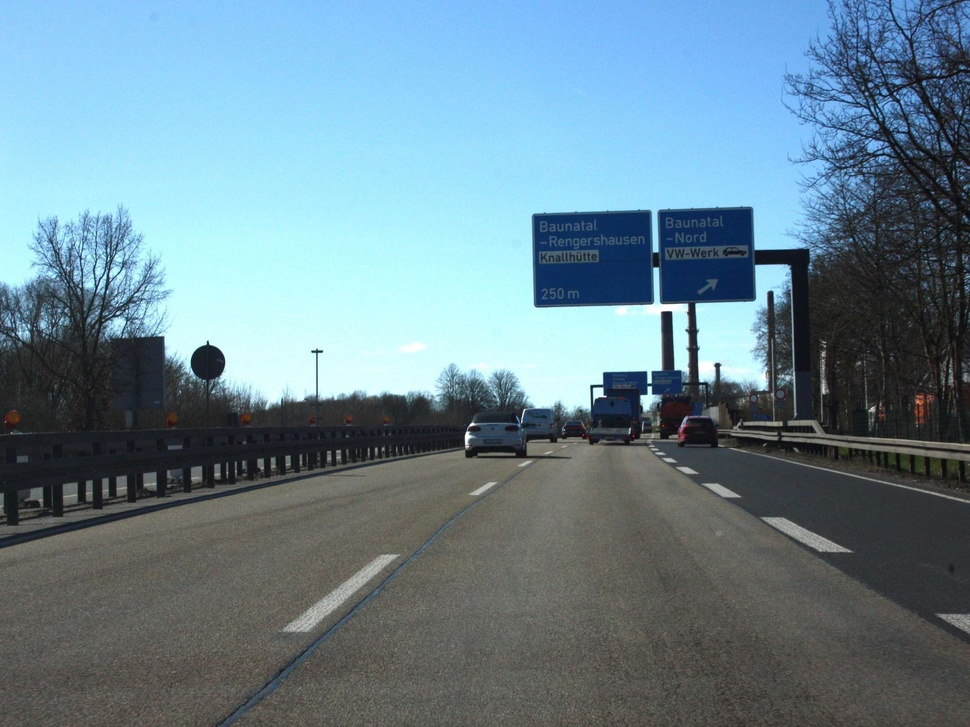
#> input picture streetline/real_test.jpg, 970 x 727 px, shrunk from 2400 x 1800 before the run
$ jupyter execute --allow-errors Untitled-1.ipynb
#> lines starting #> are read from the running program, lines starting #| are printed output that depends on the picture; after the words box and inside, x2 and y2 are one past the last pixel; in counts of white or black regions, pixels touching at a corner belong together
[cell 1]
import cv2
from matplotlib import pyplot as plt
import numpy as np

[cell 2]
img_streetlines = cv2.imread('real_test.jpg', cv2.COLOR_BGR2RGB)
#> img_streetlines is the input picture: shape (727, 970, 3); mean B, G, R 145.2, 132.5, 106.1
img = cv2.cvtColor(img_streetlines, cv2.COLOR_BGR2GRAY)
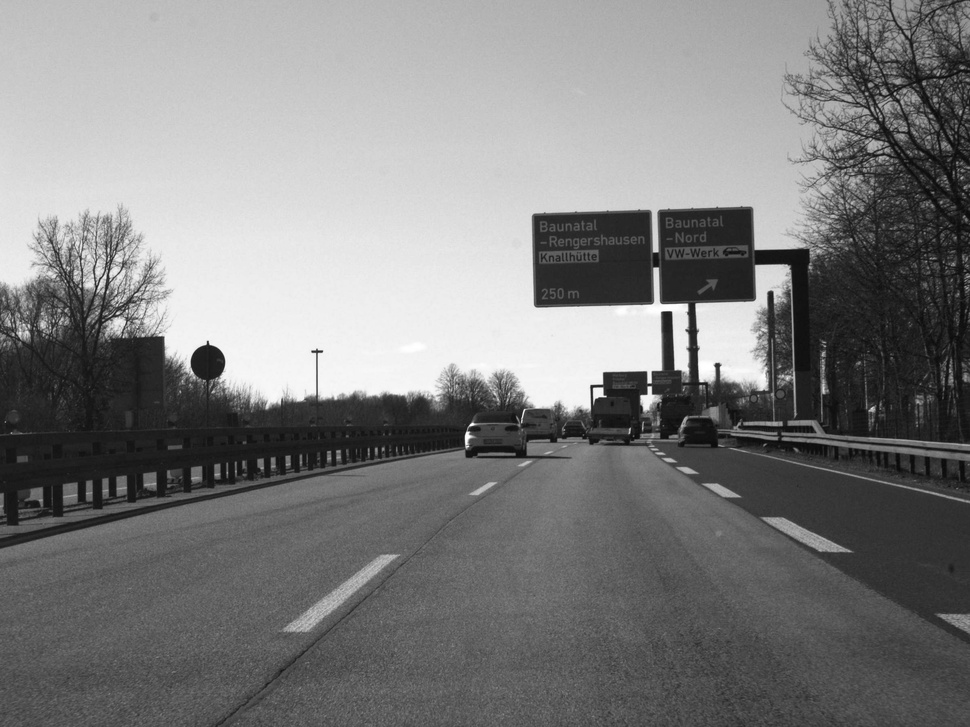
#> img: shape (727, 970); min 7, max 255, mean 126.1

plt.imshow(img, cmap='gray')
plt.axis('off')

testing different approach (not used in following code)

[cell 3]
hls = cv2.cvtColor(img_streetlines, cv2.COLOR_BGR2HLS)
#> hls: shape (727, 970, 3); mean of channels 0, 1, 2 74.4, 125.9, 112.3
l_channel = hls[:, :, 1]
s_channel = hls[:, :, 2]

plt.figure(figsize=(10, 5))
plt.subplot(1, 2, 1)
plt.imshow(l_channel, cmap='gray')
plt.title('L Channel')
plt.axis('off')
plt.subplot(1, 2, 2)
plt.imshow(s_channel, cmap='gray')
plt.title('S Channel')
plt.axis('off')

binary img

[cell 4]
white_pixels = cv2.inRange(img, 130, 255)
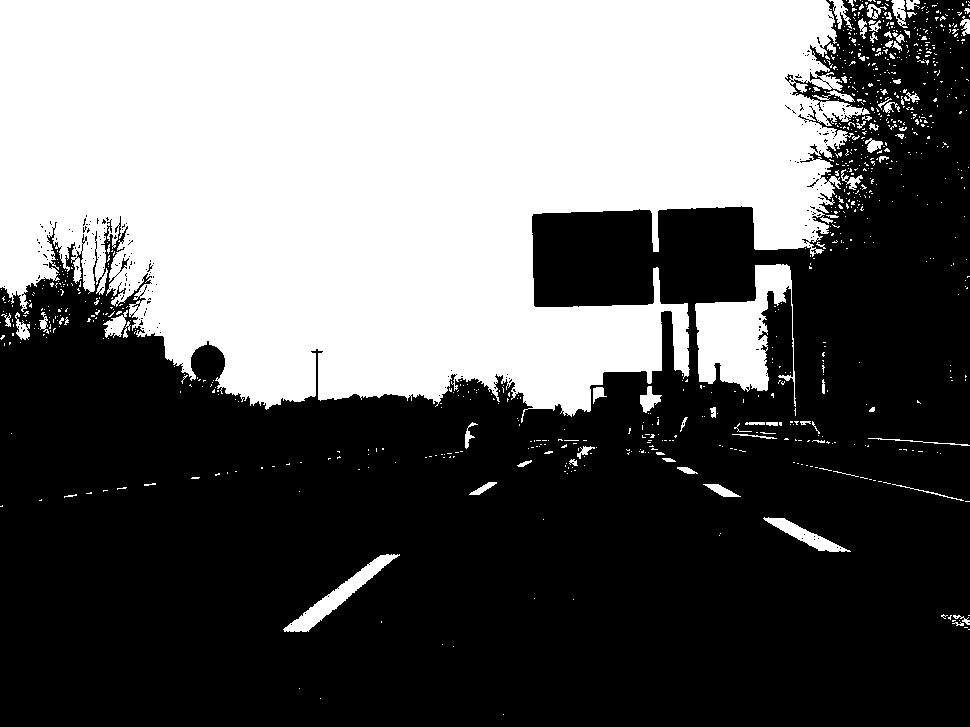
#> white_pixels: shape (727, 970); 40.5% white; 893 white regions (814 under 20 px), largest, box (x1, y1, x2, y2) and area: (0, 0, 870, 423) 267867, (695, 264, 796, 407) 6987, (283, 554, 400, 632) 1793
lower_bound = cv2.inRange(img, 0, 130)
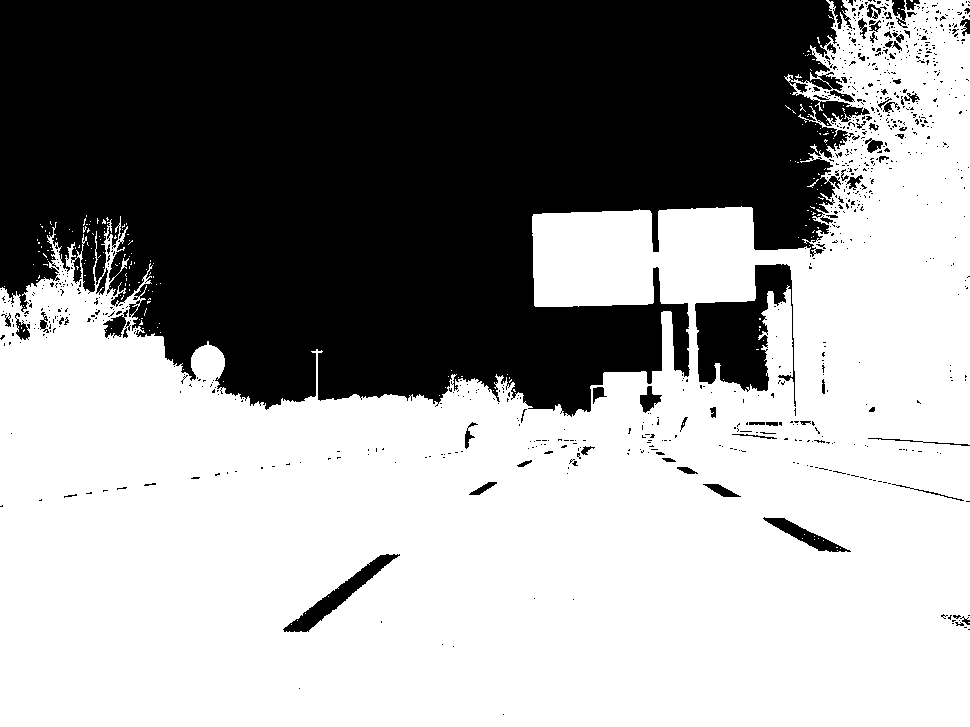
#> lower_bound: shape (727, 970); 59.6% white; 872 black regions (797 under 20 px), largest, box (x1, y1, x2, y2) and area: (0, 0, 870, 417) 267705, (695, 264, 796, 407) 6970, (283, 554, 400, 632) 1781
binary = (img >= 128).astype(int)
#> binary: shape (727, 970) int64; values 0 (black) and 1 (white), 40.7% white; 914 white regions (833 under 20 px), largest, box (x1, y1, x2, y2) and area: (0, 0, 870, 423) 268535, (695, 264, 796, 416) 7030, (283, 554, 400, 632) 1812

plt.figure(figsize=(10, 5))
plt.subplot(1, 2, 1)
plt.imshow(binary, cmap='gray')
plt.axis('off')
plt.subplot(1, 2, 2)
plt.imshow(white_pixels, cmap='gray')
plt.axis('off')

[cell 5]
#gaussion filter
kernel_size = 5
blur_gray = cv2.GaussianBlur(white_pixels, (kernel_size, kernel_size), 0)

plt.figure(figsize=(10, 5))
plt.imshow(blur_gray, cmap='gray')
plt.axis('off')

[cell 6]
clahe = cv2.createCLAHE(clipLimit=2.0, tileGridSize=(8, 8))
gray = clahe.apply(blur_gray)

plt.figure(figsize=(10, 5))
plt.imshow(gray, cmap='gray')
plt.axis('off')

[cell 7]
testing = cv2.medianBlur(gray, 7)

plt.figure(figsize=(10, 5))
plt.imshow(testing, cmap='gray')
plt.axis('off')

[cell 8]
low_threshold = 250
high_threshold = 150
edges = cv2.Canny(testing, low_threshold, high_threshold)
#> edges: shape (727, 970); 1.4% white in thin lines or dots, all inside (x1, y1, x2, y2) = (0, 0, 970, 632)

plt.figure(figsize=(10, 5))
plt.imshow(edges, cmap='gray')
plt.axis('off')

[cell 9]
mask = np.zeros_like(edges)
ignore_mask_color = 255

imshape = edges.shape
#> imshape = (727, 970)
vertices = np.array([[(0, imshape[0]), \
                      (int(imshape[1] * 0.4), imshape[0]* 0.63), \
                      (int(imshape[1] * 0.85), imshape[0] * 0.63	), \
                      (imshape[1], imshape[0])]], dtype=np.int32)

cv2.fillPoly(mask, vertices, ignore_mask_color)
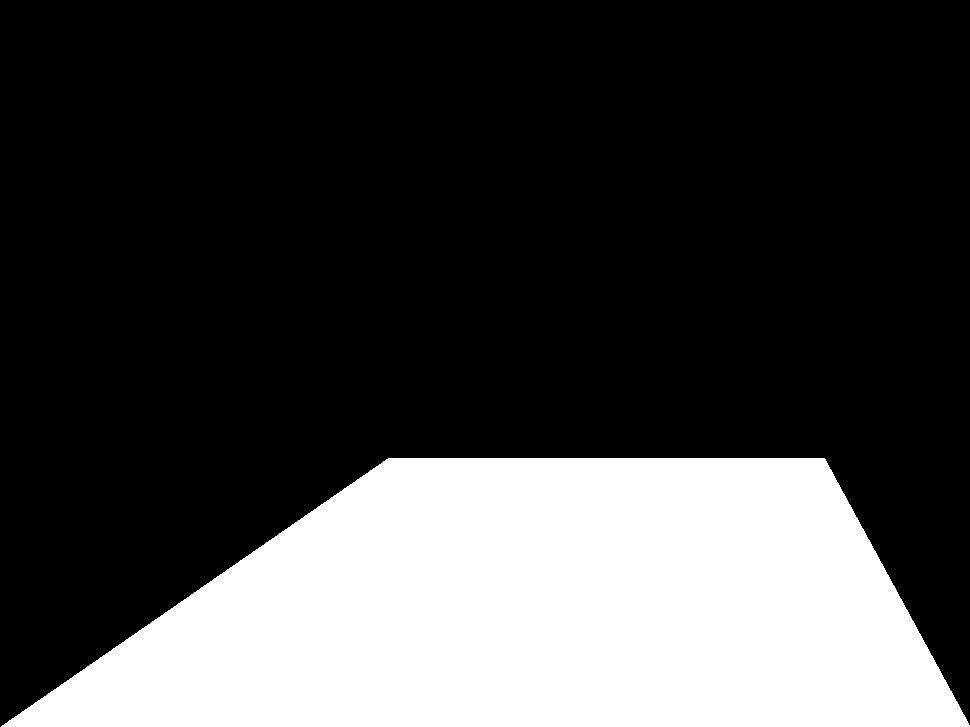
#> mask: shape (727, 970); 26.8% white; 1 white region, box (x1, y1, x2, y2) and area: (1, 458, 970, 727) 189239
n_masked_edges = cv2.bitwise_and(edges, mask)
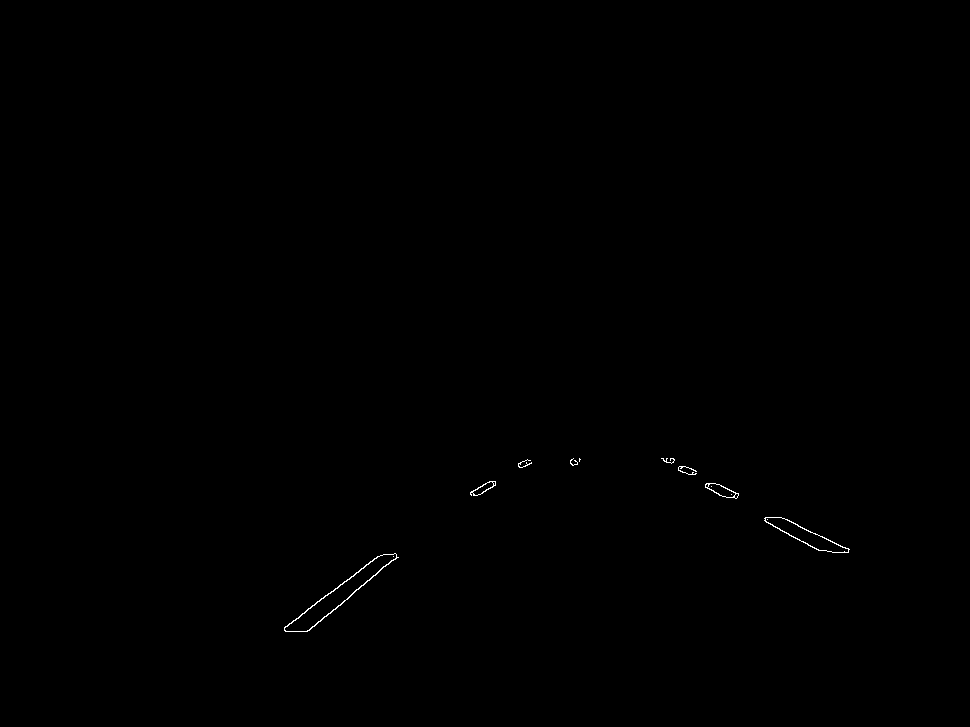
#> n_masked_edges: shape (727, 970); 0.13% white in thin lines or dots, all inside (x1, y1, x2, y2) = (284, 458, 850, 632)

plt.figure(figsize=(10, 5))
plt.imshow(n_masked_edges, cmap='gray')
plt.axis('off')

[cell 10]
rho = 2
theta = np.pi/180
threshold = 20
min_line_length = 10
max_line_gap = 10
lines = cv2.HoughLinesP(
    n_masked_edges, rho, theta, threshold,
    np.array([]), min_line_length, max_line_gap
)
#> lines = 32 rows, first 6: [284, 628, 381, 555], [781, 517, 848, 549], [306, 631, 377, 573], [764, 520, 797, 539], [354, 591, 378, 572], [367, 580, 398, 557]

img_with_lines_l = np.copy(img_streetlines)
# [7 lines of commented-out code are left out]

for line in lines:
   x1, y1, x2, y2 = line[0]
   cv2.line(img_with_lines_l, (x1, y1), (x2, y2), (0, 255, 0), 10)
#> this loop made 32 passes
#> (x1, y1, x2, y2) on passes 1 to 12: (284, 628, 381, 555), (781, 517, 848, 549), (306, 631, 377, 573), (764, 520, 797, 539), (354, 591, 378, 572), (367, 580, 398, 557), (520, 467, 531, 462), (814, 548, 837, 552), (714, 483, 738, 493), (662, 458, 689, 474), (470, 492, 489, 481), (480, 494, 495, 483)
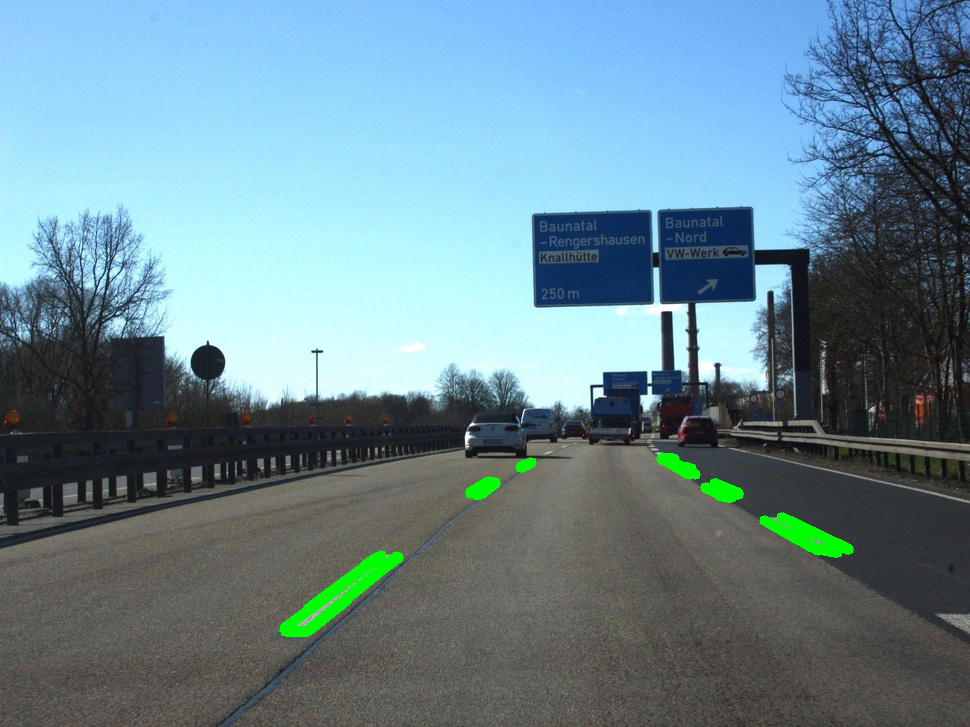
#> img_with_lines_l: shape (727, 970, 3); 1% of pixels changed, all inside (x1, y1, x2, y2) = (279, 453, 854, 637)

plt.imshow(img_with_lines_l, cmap='gray')
plt.axis('off')

[cell 11]
# Iterate over the output "lines" to calculate m's and b's
mxb = np.array([[0,0]])
for line in lines:
    for x1,y1,x2,y2 in line:
        m = (y2-y1) / (x2-x1)
        b = y1 + -1 * m * x1
        mxb = np.vstack((mxb, [m, b]))
#> this loop made 32 passes

[cell 12]
median_right_m = np.median(mxb[mxb[:,0] > 0,0])
median_left_m = np.median(mxb[mxb[:,0] < 0,0])
median_right_b = np.median(mxb[mxb[:,0] > 0,1])
median_left_b = np.median(mxb[mxb[:,0] < 0,1])

[cell 13]
# Calculate the Intersect point of our two lines
x_intersect = (median_left_b - median_right_b) / (median_right_m - median_left_m)
y_intersect = median_right_m * (median_left_b - median_right_b) / (median_right_m - median_left_m) + median_right_b
# Calculate the X-Intercept Points
    # x = (y - b) / m
left_bottom = (imshape[0] - median_left_b) / median_left_m
#> left_bottom = 154.4
right_bottom = (imshape[0] - median_right_b) / median_right_m
#> right_bottom = 1222.9

[cell 14]
# Create a blank image to draw lines on
line_image = np.copy(img_streetlines) * 0
#> line_image: shape (727, 970, 3); every value is 0
# Create our Lines
#> (the rest of this cell did not finish here and is left out)
